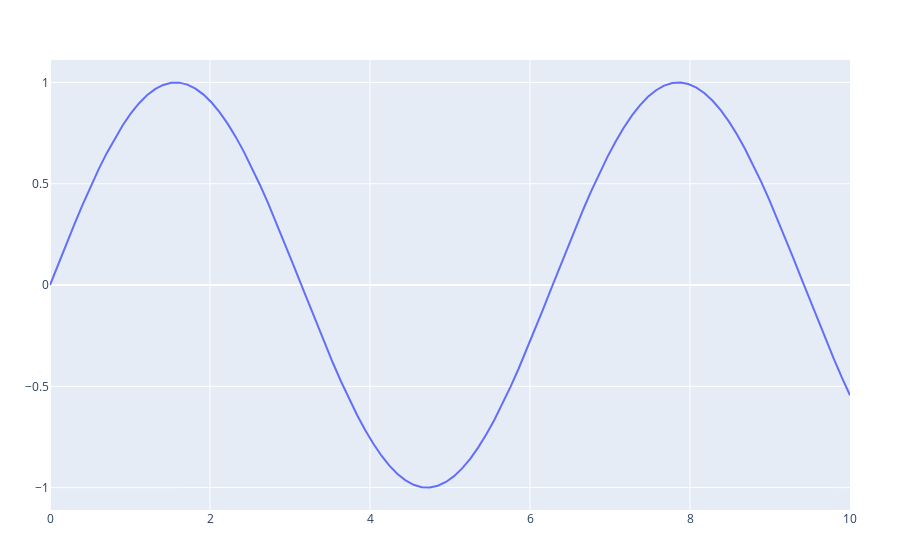

The notebook cell this image was saved under:
### Code cell
using PlotlyJS
x = range(0,10,1000)
y = sin.(x)
plot(x,y)
